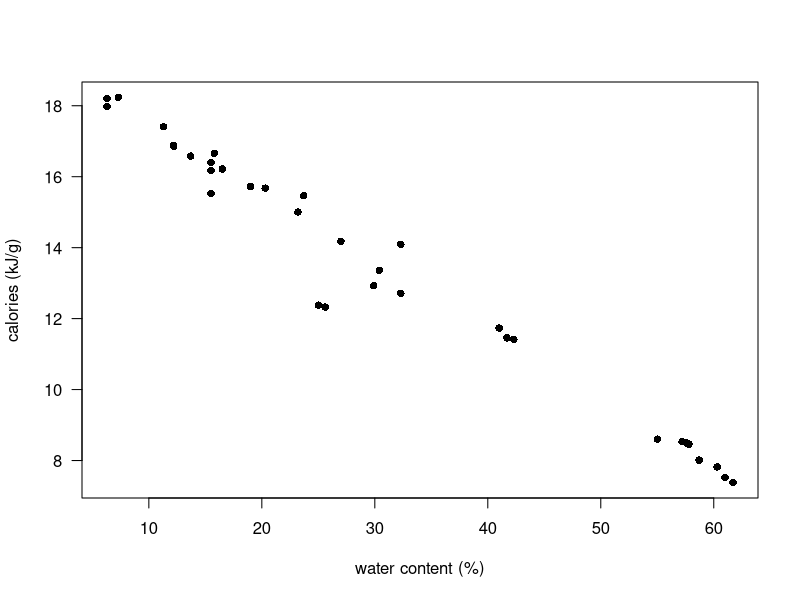

This figure's R source:
## ---- chunk 1
knitr::opts_chunk$set(echo = TRUE)
## ---- chunk 2
bag <- read.csv("data/bagasse.csv") # read the .csv and create a variable name
bag # display data
attach(bag) # allows R to access database by simply giving the variable name
## ---- chunk 3
plot(calories ~ water.content, xlab = "water content (%)",
     ylab = "calories (kJ/g)", las = 1, pch = 16, data = bag)
## ---- chunk 4
cor(calories, water.content) # calculate correlation coefficient 

cor.test(calories, water.content) # test of significance
